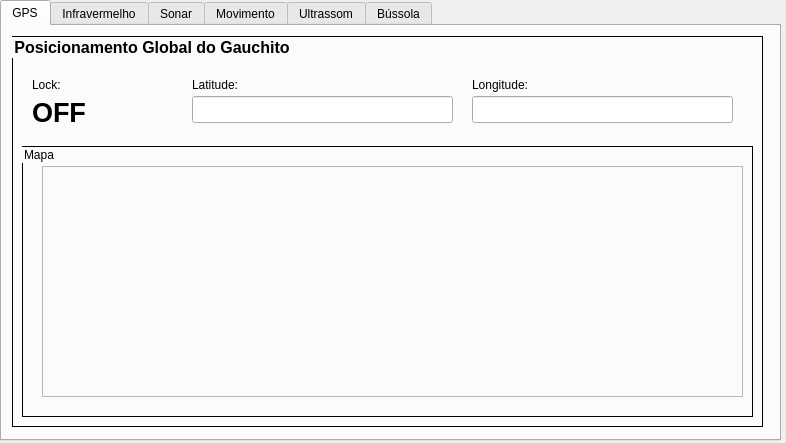
<?xml version="1.0" encoding="UTF-8"?>
<ui version="4.0">
 <class>CentralMonitoramento</class>
 <widget class="QDialog" name="CentralMonitoramento">
  <property name="geometry">
   <rect>
    <x>0</x>
    <y>0</y>
    <width>786</width>
    <height>443</height>
   </rect>
  </property>
  <property name="windowTitle">
   <string>Central de Monitoramento</string>
  </property>
  <widget class="QTabWidget" name="tabWidget">
   <property name="geometry">
    <rect>
     <x>0</x>
     <y>0</y>
     <width>781</width>
     <height>441</height>
    </rect>
   </property>
   <property name="currentIndex">
    <number>0</number>
   </property>
   <widget class="QWidget" name="tabGPS">
    <attribute name="title">
     <string>GPS</string>
    </attribute>
    <widget class="QGroupBox" name="groupBox_2">
     <property name="geometry">
      <rect>
       <x>10</x>
       <y>10</y>
       <width>751</width>
       <height>391</height>
      </rect>
     </property>
     <property name="font">
      <font>
       <pointsize>12</pointsize>
       <weight>75</weight>
       <bold>true</bold>
      </font>
     </property>
     <property name="styleSheet">
      <string notr="true">QGroupBox {border: 1px solid black}</string>
     </property>
     <property name="title">
      <string>Posicionamento Global do Gauchito</string>
     </property>
     <widget class="QGroupBox" name="groupBox_3">
      <property name="geometry">
       <rect>
        <x>10</x>
        <y>110</y>
        <width>731</width>
        <height>271</height>
       </rect>
      </property>
      <property name="title">
       <string>Mapa</string>
      </property>
      <widget class="QFrame" name="frameMapaGPS">
       <property name="geometry">
        <rect>
         <x>20</x>
         <y>20</y>
         <width>701</width>
         <height>231</height>
        </rect>
       </property>
       <property name="frameShape">
        <enum>QFrame::StyledPanel</enum>
       </property>
       <property name="frameShadow">
        <enum>QFrame::Raised</enum>
       </property>
      </widget>
     </widget>
     <widget class="QLabel" name="labelLatitudeAtual">
      <property name="geometry">
       <rect>
        <x>180</x>
        <y>40</y>
        <width>61</width>
        <height>17</height>
       </rect>
      </property>
      <property name="text">
       <string>Latitude: </string>
      </property>
     </widget>
     <widget class="QLabel" name="labelLongitudeAtual">
      <property name="geometry">
       <rect>
        <x>460</x>
        <y>40</y>
        <width>71</width>
        <height>17</height>
       </rect>
      </property>
      <property name="text">
       <string>Longitude: </string>
      </property>
     </widget>
     <widget class="QLineEdit" name="OutputLatitudeAtual">
      <property name="geometry">
       <rect>
        <x>180</x>
        <y>60</y>
        <width>261</width>
        <height>27</height>
       </rect>
      </property>
     </widget>
     <widget class="QLineEdit" name="OutputLongitudeAtual">
      <property name="geometry">
       <rect>
        <x>460</x>
        <y>60</y>
        <width>261</width>
        <height>27</height>
       </rect>
      </property>
     </widget>
     <widget class="QLabel" name="labelLockGPS">
      <property name="geometry">
       <rect>
        <x>20</x>
        <y>40</y>
        <width>61</width>
        <height>17</height>
       </rect>
      </property>
      <property name="text">
       <string>Lock: </string>
      </property>
     </widget>
     <widget class="QLabel" name="labelLockGPS_2">
      <property name="geometry">
       <rect>
        <x>20</x>
        <y>66</y>
        <width>81</width>
        <height>21</height>
       </rect>
      </property>
      <property name="font">
       <font>
        <pointsize>20</pointsize>
        <weight>75</weight>
        <bold>true</bold>
       </font>
      </property>
      <property name="text">
       <string>OFF</string>
      </property>
     </widget>
    </widget>
   </widget>
   <widget class="QWidget" name="tabInfravermelhor">
    <attribute name="title">
     <string>Infravermelho</string>
    </attribute>
    <widget class="QGroupBox" name="groupBox">
     <property name="geometry">
      <rect>
       <x>10</x>
       <y>10</y>
       <width>751</width>
       <height>381</height>
      </rect>
     </property>
     <property name="font">
      <font>
       <pointsize>12</pointsize>
       <weight>75</weight>
       <bold>true</bold>
      </font>
     </property>
     <property name="styleSheet">
      <string notr="true">QGroupBox {border: 1px solid black}</string>
     </property>
     <property name="title">
      <string>Distancia de obstáculos através de sensores infravermelhos</string>
     </property>
     <widget class="QLabel" name="imgGauchito">
      <property name="geometry">
       <rect>
        <x>250</x>
        <y>80</y>
        <width>191</width>
        <height>201</height>
       </rect>
      </property>
      <property name="text">
       <string/>
      </property>
      <property name="pixmap">
       <pixmap>imagens/gauchitoCorteSuperior.jpg</pixmap>
      </property>
     </widget>
     <widget class="QLabel" name="labelIv4">
      <property name="geometry">
       <rect>
        <x>460</x>
        <y>90</y>
        <width>111</width>
        <height>17</height>
       </rect>
      </property>
      <property name="text">
       <string>Infravermelho 4:</string>
      </property>
     </widget>
     <widget class="QLabel" name="labelIv5">
      <property name="geometry">
       <rect>
        <x>460</x>
        <y>150</y>
        <width>111</width>
        <height>17</height>
       </rect>
      </property>
      <property name="text">
       <string>Infravermelho 5:</string>
      </property>
     </widget>
     <widget class="QLabel" name="labelIv6">
      <property name="geometry">
       <rect>
        <x>460</x>
        <y>220</y>
        <width>111</width>
        <height>17</height>
       </rect>
      </property>
      <property name="text">
       <string>Infravermelho 6:</string>
      </property>
     </widget>
     <widget class="QLabel" name="labelIv2">
      <property name="geometry">
       <rect>
        <x>140</x>
        <y>150</y>
        <width>111</width>
        <height>17</height>
       </rect>
      </property>
      <property name="text">
       <string>Infravermelho 2:</string>
      </property>
     </widget>
     <widget class="QLabel" name="labelIv1">
      <property name="geometry">
       <rect>
        <x>140</x>
        <y>90</y>
        <width>111</width>
        <height>17</height>
       </rect>
      </property>
      <property name="text">
       <string>Infravermelho 1:</string>
      </property>
     </widget>
     <widget class="QLabel" name="labelIv3">
      <property name="geometry">
       <rect>
        <x>140</x>
        <y>220</y>
        <width>111</width>
        <height>17</height>
       </rect>
      </property>
      <property name="text">
       <string>Infravermelho 3:</string>
      </property>
     </widget>
     <widget class="QLCDNumber" name="lcdNumberIv1">
      <property name="geometry">
       <rect>
        <x>140</x>
        <y>110</y>
        <width>64</width>
        <height>23</height>
       </rect>
      </property>
     </widget>
     <widget class="QLabel" name="labelcm1">
      <property name="geometry">
       <rect>
        <x>210</x>
        <y>110</y>
        <width>31</width>
        <height>17</height>
       </rect>
      </property>
      <property name="font">
       <font>
        <pointsize>10</pointsize>
        <weight>75</weight>
        <bold>true</bold>
       </font>
      </property>
      <property name="text">
       <string>cm</string>
      </property>
     </widget>
     <widget class="QLCDNumber" name="lcdNumberIv2">
      <property name="geometry">
       <rect>
        <x>140</x>
        <y>170</y>
        <width>64</width>
        <height>23</height>
       </rect>
      </property>
     </widget>
     <widget class="QLabel" name="labelcm2">
      <property name="geometry">
       <rect>
        <x>210</x>
        <y>170</y>
        <width>31</width>
        <height>17</height>
       </rect>
      </property>
      <property name="font">
       <font>
        <pointsize>10</pointsize>
        <weight>75</weight>
        <bold>true</bold>
       </font>
      </property>
      <property name="text">
       <string>cm</string>
      </property>
     </widget>
     <widget class="QLabel" name="labelcm3">
      <property name="geometry">
       <rect>
        <x>210</x>
        <y>240</y>
        <width>31</width>
        <height>17</height>
       </rect>
      </property>
      <property name="font">
       <font>
        <pointsize>10</pointsize>
        <weight>75</weight>
        <bold>true</bold>
       </font>
      </property>
      <property name="text">
       <string>cm</string>
      </property>
     </widget>
     <widget class="QLCDNumber" name="lcdNumberIv3">
      <property name="geometry">
       <rect>
        <x>140</x>
        <y>240</y>
        <width>64</width>
        <height>23</height>
       </rect>
      </property>
     </widget>
     <widget class="QLabel" name="labelcm4">
      <property name="geometry">
       <rect>
        <x>530</x>
        <y>110</y>
        <width>31</width>
        <height>17</height>
       </rect>
      </property>
      <property name="font">
       <font>
        <pointsize>10</pointsize>
        <weight>75</weight>
        <bold>true</bold>
       </font>
      </property>
      <property name="text">
       <string>cm</string>
      </property>
     </widget>
     <widget class="QLCDNumber" name="lcdNumberIv4">
      <property name="geometry">
       <rect>
        <x>460</x>
        <y>110</y>
        <width>64</width>
        <height>23</height>
       </rect>
      </property>
     </widget>
     <widget class="QLCDNumber" name="lcdNumberIv5">
      <property name="geometry">
       <rect>
        <x>460</x>
        <y>170</y>
        <width>64</width>
        <height>23</height>
       </rect>
      </property>
     </widget>
     <widget class="QLabel" name="labelcm5">
      <property name="geometry">
       <rect>
        <x>530</x>
        <y>170</y>
        <width>31</width>
        <height>17</height>
       </rect>
      </property>
      <property name="font">
       <font>
        <pointsize>10</pointsize>
        <weight>75</weight>
        <bold>true</bold>
       </font>
      </property>
      <property name="text">
       <string>cm</string>
      </property>
     </widget>
     <widget class="QLCDNumber" name="lcdNumberIv6">
      <property name="geometry">
       <rect>
        <x>460</x>
        <y>240</y>
        <width>64</width>
        <height>23</height>
       </rect>
      </property>
     </widget>
     <widget class="QLabel" name="labelcm6">
      <property name="geometry">
       <rect>
        <x>530</x>
        <y>240</y>
        <width>31</width>
        <height>17</height>
       </rect>
      </property>
      <property name="font">
       <font>
        <pointsize>10</pointsize>
        <weight>75</weight>
        <bold>true</bold>
       </font>
      </property>
      <property name="text">
       <string>cm</string>
      </property>
     </widget>
    </widget>
   </widget>
   <widget class="QWidget" name="tabSonar">
    <attribute name="title">
     <string>Sonar</string>
    </attribute>
    <widget class="QGroupBox" name="groupBox_8">
     <property name="geometry">
      <rect>
       <x>10</x>
       <y>10</y>
       <width>751</width>
       <height>371</height>
      </rect>
     </property>
     <property name="font">
      <font>
       <pointsize>12</pointsize>
       <weight>75</weight>
       <bold>true</bold>
      </font>
     </property>
     <property name="styleSheet">
      <string notr="true">QGroupBox {border: 1px solid black}</string>
     </property>
     <property name="title">
      <string>Distância de obstáculos através de sonar</string>
     </property>
     <widget class="QLabel" name="labelDIstUS_2">
      <property name="geometry">
       <rect>
        <x>30</x>
        <y>100</y>
        <width>141</width>
        <height>17</height>
       </rect>
      </property>
      <property name="text">
       <string>Distancia aproximada:</string>
      </property>
     </widget>
     <widget class="QLineEdit" name="outputDistUS_2">
      <property name="geometry">
       <rect>
        <x>30</x>
        <y>120</y>
        <width>231</width>
        <height>27</height>
       </rect>
      </property>
     </widget>
     <widget class="QLabel" name="labelDIstUScm_2">
      <property name="geometry">
       <rect>
        <x>270</x>
        <y>130</y>
        <width>59</width>
        <height>17</height>
       </rect>
      </property>
      <property name="font">
       <font>
        <pointsize>12</pointsize>
        <weight>75</weight>
        <bold>true</bold>
       </font>
      </property>
      <property name="text">
       <string>cm</string>
      </property>
     </widget>
     <widget class="QLabel" name="labelSinalUltrassom_2">
      <property name="geometry">
       <rect>
        <x>30</x>
        <y>40</y>
        <width>101</width>
        <height>17</height>
       </rect>
      </property>
      <property name="text">
       <string>Sinal Sonar:</string>
      </property>
     </widget>
     <widget class="QLabel" name="label_10">
      <property name="geometry">
       <rect>
        <x>50</x>
        <y>60</y>
        <width>101</width>
        <height>21</height>
       </rect>
      </property>
      <property name="font">
       <font>
        <pointsize>20</pointsize>
        <weight>75</weight>
        <bold>true</bold>
       </font>
      </property>
      <property name="text">
       <string>OFF</string>
      </property>
     </widget>
    </widget>
   </widget>
   <widget class="QWidget" name="tabMovimento">
    <attribute name="title">
     <string>Movimento</string>
    </attribute>
    <widget class="QGroupBox" name="groupBox_6">
     <property name="geometry">
      <rect>
       <x>10</x>
       <y>10</y>
       <width>751</width>
       <height>391</height>
      </rect>
     </property>
     <property name="font">
      <font>
       <pointsize>12</pointsize>
       <weight>75</weight>
       <bold>true</bold>
      </font>
     </property>
     <property name="styleSheet">
      <string notr="true">QGroupBox {border: 1px solid black}</string>
     </property>
     <property name="title">
      <string>Velocidade e orientação</string>
     </property>
     <widget class="QGroupBox" name="groupBoxMotEsq">
      <property name="geometry">
       <rect>
        <x>20</x>
        <y>40</y>
        <width>341</width>
        <height>231</height>
       </rect>
      </property>
      <property name="title">
       <string>Motor Esquerdo</string>
      </property>
      <widget class="QLabel" name="labelMovimentoEsq">
       <property name="geometry">
        <rect>
         <x>20</x>
         <y>30</y>
         <width>81</width>
         <height>17</height>
        </rect>
       </property>
       <property name="text">
        <string>Movimento:</string>
       </property>
      </widget>
      <widget class="QLabel" name="labelVelocidadeEsq">
       <property name="geometry">
        <rect>
         <x>20</x>
         <y>90</y>
         <width>81</width>
         <height>17</height>
        </rect>
       </property>
       <property name="text">
        <string>Velocidade:</string>
       </property>
      </widget>
      <widget class="QLabel" name="labelDistPercorEsq">
       <property name="geometry">
        <rect>
         <x>20</x>
         <y>160</y>
         <width>131</width>
         <height>17</height>
        </rect>
       </property>
       <property name="text">
        <string>Distancia Percorrida:</string>
       </property>
      </widget>
      <widget class="QLabel" name="label_8">
       <property name="geometry">
        <rect>
         <x>40</x>
         <y>56</y>
         <width>81</width>
         <height>21</height>
        </rect>
       </property>
       <property name="font">
        <font>
         <pointsize>20</pointsize>
         <weight>75</weight>
         <bold>true</bold>
        </font>
       </property>
       <property name="text">
        <string>OFF</string>
       </property>
      </widget>
      <widget class="QLineEdit" name="outputVelocidadeEsq">
       <property name="geometry">
        <rect>
         <x>20</x>
         <y>110</y>
         <width>221</width>
         <height>27</height>
        </rect>
       </property>
      </widget>
      <widget class="QLineEdit" name="outputDistEsq">
       <property name="geometry">
        <rect>
         <x>20</x>
         <y>180</y>
         <width>221</width>
         <height>27</height>
        </rect>
       </property>
      </widget>
      <widget class="QLabel" name="labelCmEsq_2">
       <property name="geometry">
        <rect>
         <x>250</x>
         <y>110</y>
         <width>71</width>
         <height>21</height>
        </rect>
       </property>
       <property name="font">
        <font>
         <pointsize>20</pointsize>
         <weight>75</weight>
         <bold>true</bold>
        </font>
       </property>
       <property name="text">
        <string>cm/s</string>
       </property>
      </widget>
      <widget class="QLabel" name="labelCmEsq">
       <property name="geometry">
        <rect>
         <x>250</x>
         <y>180</y>
         <width>51</width>
         <height>21</height>
        </rect>
       </property>
       <property name="font">
        <font>
         <pointsize>20</pointsize>
         <weight>75</weight>
         <bold>true</bold>
        </font>
       </property>
       <property name="text">
        <string>cm</string>
       </property>
      </widget>
     </widget>
     <widget class="QGroupBox" name="groupBoxMotDir">
      <property name="geometry">
       <rect>
        <x>380</x>
        <y>40</y>
        <width>351</width>
        <height>231</height>
       </rect>
      </property>
      <property name="title">
       <string>Motor Direito</string>
      </property>
      <widget class="QLineEdit" name="outputVelocidadeDir">
       <property name="geometry">
        <rect>
         <x>10</x>
         <y>110</y>
         <width>231</width>
         <height>27</height>
        </rect>
       </property>
      </widget>
      <widget class="QLabel" name="labelMovimento_2">
       <property name="geometry">
        <rect>
         <x>10</x>
         <y>30</y>
         <width>81</width>
         <height>17</height>
        </rect>
       </property>
       <property name="text">
        <string>Movimento:</string>
       </property>
      </widget>
      <widget class="QLabel" name="labelCmDir">
       <property name="geometry">
        <rect>
         <x>250</x>
         <y>180</y>
         <width>51</width>
         <height>21</height>
        </rect>
       </property>
       <property name="font">
        <font>
         <pointsize>20</pointsize>
         <weight>75</weight>
         <bold>true</bold>
        </font>
       </property>
       <property name="text">
        <string>cm</string>
       </property>
      </widget>
      <widget class="QLabel" name="labelDistPercor_2">
       <property name="geometry">
        <rect>
         <x>10</x>
         <y>160</y>
         <width>131</width>
         <height>17</height>
        </rect>
       </property>
       <property name="text">
        <string>Distancia Percorrida:</string>
       </property>
      </widget>
      <widget class="QLabel" name="labelCmDir_2">
       <property name="geometry">
        <rect>
         <x>250</x>
         <y>110</y>
         <width>71</width>
         <height>21</height>
        </rect>
       </property>
       <property name="font">
        <font>
         <pointsize>20</pointsize>
         <weight>75</weight>
         <bold>true</bold>
        </font>
       </property>
       <property name="text">
        <string>cm/s</string>
       </property>
      </widget>
      <widget class="QLabel" name="label_11">
       <property name="geometry">
        <rect>
         <x>30</x>
         <y>56</y>
         <width>81</width>
         <height>21</height>
        </rect>
       </property>
       <property name="font">
        <font>
         <pointsize>20</pointsize>
         <weight>75</weight>
         <bold>true</bold>
        </font>
       </property>
       <property name="text">
        <string>OFF</string>
       </property>
      </widget>
      <widget class="QLineEdit" name="outputDistDir">
       <property name="geometry">
        <rect>
         <x>10</x>
         <y>180</y>
         <width>231</width>
         <height>27</height>
        </rect>
       </property>
      </widget>
      <widget class="QLabel" name="labelVelocidade_2">
       <property name="geometry">
        <rect>
         <x>10</x>
         <y>90</y>
         <width>81</width>
         <height>17</height>
        </rect>
       </property>
       <property name="text">
        <string>Velocidade:</string>
       </property>
      </widget>
     </widget>
     <widget class="QGroupBox" name="groupBox_7">
      <property name="geometry">
       <rect>
        <x>20</x>
        <y>290</y>
        <width>711</width>
        <height>91</height>
       </rect>
      </property>
      <property name="title">
       <string>Dados Gerais</string>
      </property>
      <widget class="QLabel" name="label_5">
       <property name="geometry">
        <rect>
         <x>20</x>
         <y>30</y>
         <width>81</width>
         <height>17</height>
        </rect>
       </property>
       <property name="text">
        <string>Velocidade: </string>
       </property>
      </widget>
      <widget class="QLabel" name="label_6">
       <property name="geometry">
        <rect>
         <x>380</x>
         <y>30</y>
         <width>131</width>
         <height>17</height>
        </rect>
       </property>
       <property name="text">
        <string>Distancia Percorrida: </string>
       </property>
      </widget>
      <widget class="QLineEdit" name="lineEdit">
       <property name="geometry">
        <rect>
         <x>20</x>
         <y>50</y>
         <width>261</width>
         <height>27</height>
        </rect>
       </property>
      </widget>
      <widget class="QLineEdit" name="lineEdit_2">
       <property name="geometry">
        <rect>
         <x>380</x>
         <y>50</y>
         <width>261</width>
         <height>27</height>
        </rect>
       </property>
      </widget>
      <widget class="QLabel" name="labelCmEsq_3">
       <property name="geometry">
        <rect>
         <x>290</x>
         <y>50</y>
         <width>81</width>
         <height>21</height>
        </rect>
       </property>
       <property name="font">
        <font>
         <pointsize>20</pointsize>
         <weight>75</weight>
         <bold>true</bold>
        </font>
       </property>
       <property name="text">
        <string>cm/s</string>
       </property>
      </widget>
      <widget class="QLabel" name="labelCmEsq_4">
       <property name="geometry">
        <rect>
         <x>650</x>
         <y>50</y>
         <width>51</width>
         <height>21</height>
        </rect>
       </property>
       <property name="font">
        <font>
         <pointsize>20</pointsize>
         <weight>75</weight>
         <bold>true</bold>
        </font>
       </property>
       <property name="text">
        <string>cm</string>
       </property>
      </widget>
     </widget>
    </widget>
   </widget>
   <widget class="QWidget" name="tabUltrassom">
    <attribute name="title">
     <string>Ultrassom</string>
    </attribute>
    <widget class="QGroupBox" name="groupBox_5">
     <property name="geometry">
      <rect>
       <x>10</x>
       <y>10</y>
       <width>751</width>
       <height>371</height>
      </rect>
     </property>
     <property name="font">
      <font>
       <pointsize>12</pointsize>
       <weight>75</weight>
       <bold>true</bold>
      </font>
     </property>
     <property name="styleSheet">
      <string notr="true">QGroupBox {border: 1px solid black}</string>
     </property>
     <property name="title">
      <string>Distância de obstáculos através de ondas ultrassonicas</string>
     </property>
     <widget class="QLabel" name="labelDIstUS">
      <property name="geometry">
       <rect>
        <x>30</x>
        <y>100</y>
        <width>141</width>
        <height>17</height>
       </rect>
      </property>
      <property name="text">
       <string>Distancia aproximada:</string>
      </property>
     </widget>
     <widget class="QLineEdit" name="outputDistUS">
      <property name="geometry">
       <rect>
        <x>30</x>
        <y>120</y>
        <width>231</width>
        <height>27</height>
       </rect>
      </property>
     </widget>
     <widget class="QLabel" name="labelDIstUScm">
      <property name="geometry">
       <rect>
        <x>270</x>
        <y>130</y>
        <width>59</width>
        <height>17</height>
       </rect>
      </property>
      <property name="font">
       <font>
        <pointsize>12</pointsize>
        <weight>75</weight>
        <bold>true</bold>
       </font>
      </property>
      <property name="text">
       <string>cm</string>
      </property>
     </widget>
     <widget class="QLabel" name="labelSinalUltrassom">
      <property name="geometry">
       <rect>
        <x>30</x>
        <y>40</y>
        <width>101</width>
        <height>17</height>
       </rect>
      </property>
      <property name="text">
       <string>Sinal Ultrassom:</string>
      </property>
     </widget>
     <widget class="QLabel" name="label_9">
      <property name="geometry">
       <rect>
        <x>50</x>
        <y>60</y>
        <width>101</width>
        <height>21</height>
       </rect>
      </property>
      <property name="font">
       <font>
        <pointsize>20</pointsize>
        <weight>75</weight>
        <bold>true</bold>
       </font>
      </property>
      <property name="text">
       <string>OFF</string>
      </property>
     </widget>
    </widget>
   </widget>
   <widget class="QWidget" name="tabBussola">
    <attribute name="title">
     <string>Bússola</string>
    </attribute>
    <widget class="QGroupBox" name="groupBox_4">
     <property name="geometry">
      <rect>
       <x>10</x>
       <y>10</y>
       <width>751</width>
       <height>381</height>
      </rect>
     </property>
     <property name="font">
      <font>
       <pointsize>12</pointsize>
       <weight>75</weight>
       <bold>true</bold>
      </font>
     </property>
     <property name="styleSheet">
      <string notr="true">QGroupBox {border: 1px solid black}</string>
     </property>
     <property name="title">
      <string>Bússola</string>
     </property>
     <widget class="QDial" name="dialBussola">
      <property name="geometry">
       <rect>
        <x>230</x>
        <y>70</y>
        <width>281</width>
        <height>231</height>
       </rect>
      </property>
     </widget>
     <widget class="QLabel" name="label">
      <property name="geometry">
       <rect>
        <x>350</x>
        <y>40</y>
        <width>31</width>
        <height>41</height>
       </rect>
      </property>
      <property name="font">
       <font>
        <pointsize>30</pointsize>
        <weight>75</weight>
        <bold>true</bold>
       </font>
      </property>
      <property name="text">
       <string>N</string>
      </property>
     </widget>
     <widget class="QLabel" name="label_2">
      <property name="geometry">
       <rect>
        <x>490</x>
        <y>160</y>
        <width>31</width>
        <height>41</height>
       </rect>
      </property>
      <property name="font">
       <font>
        <pointsize>30</pointsize>
        <weight>75</weight>
        <bold>true</bold>
       </font>
      </property>
      <property name="text">
       <string>L</string>
      </property>
     </widget>
     <widget class="QLabel" name="label_3">
      <property name="geometry">
       <rect>
        <x>350</x>
        <y>290</y>
        <width>31</width>
        <height>41</height>
       </rect>
      </property>
      <property name="font">
       <font>
        <pointsize>30</pointsize>
        <weight>75</weight>
        <bold>true</bold>
       </font>
      </property>
      <property name="text">
       <string>S</string>
      </property>
     </widget>
     <widget class="QLabel" name="label_4">
      <property name="geometry">
       <rect>
        <x>220</x>
        <y>160</y>
        <width>31</width>
        <height>41</height>
       </rect>
      </property>
      <property name="font">
       <font>
        <pointsize>30</pointsize>
        <weight>75</weight>
        <bold>true</bold>
       </font>
      </property>
      <property name="text">
       <string>O</string>
      </property>
     </widget>
    </widget>
   </widget>
  </widget>
 </widget>
 <resources/>
 <connections/>
</ui>
